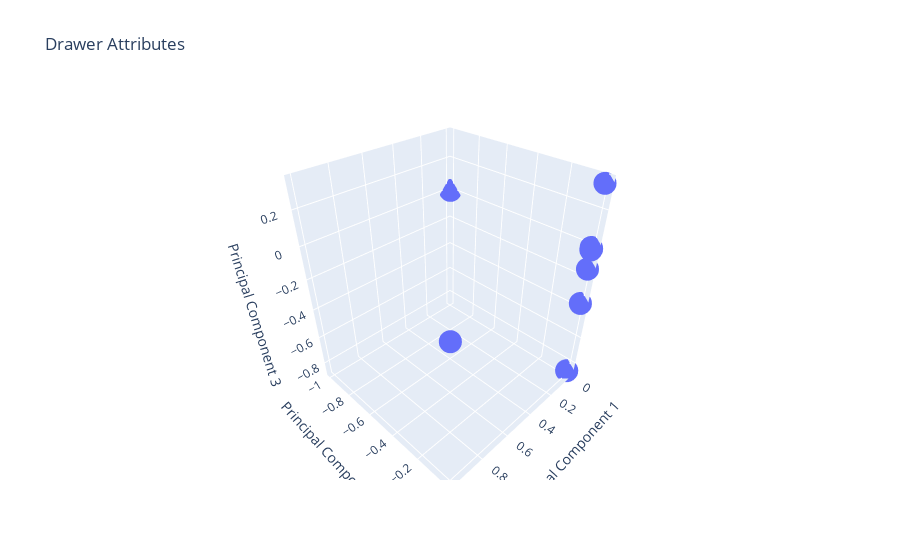

The notebook cell saved with this chart:
### Markdown cell above
#### PCA on Drawer features

### Code cell
Drawer_PCA_Reducer = PCA()
Drawer_PCA_Reducer.fit(drawer_data)
drawer_feature_names = drawer_df.columns.values

# Features projected on PC1
plt.scatter(Drawer_PCA_Reducer.P[:, 0], np.zeros(Drawer_PCA_Reducer.P.shape[0]), color='blue')
for i, name in enumerate(drawer_feature_names):
    plt.annotate(name, (Drawer_PCA_Reducer.P[i, 0], 0))

plt.gca().axes.get_yaxis().set_visible(False)
plt.xlabel('Principal Component 1')
plt.title('Drawer Attributes')
plt.show()

# Features projected on PC2
Drawer_PCA_Reducer.set_num_principal_components(2)
Drawer_PCA_Reducer.transform()
plt.scatter(Drawer_PCA_Reducer.P[:, 0], Drawer_PCA_Reducer.P[:, 1], color='green')
for i, name in enumerate(drawer_feature_names):
    plt.annotate(name, (Drawer_PCA_Reducer.P[i, 0], Drawer_PCA_Reducer.P[i, 1]))

plt.xlabel('Principal Component 1')
plt.ylabel('Principal Component 2')
plt.title('Drawer Attributes')
plt.show()

# Features projected on PC3
Drawer_PCA_Reducer.set_num_principal_components(3)
Drawer_PCA_Reducer.transform()

ax = plt.figure().add_subplot(projection='3d')
ax.scatter(Drawer_PCA_Reducer.P[:, 0], Drawer_PCA_Reducer.P[:, 1], Drawer_PCA_Reducer.P[:, 2], color='red')
ax.set_xlabel('Principal Component 1')
ax.set_ylabel('Principal Component 2')
ax.set_zlabel('Principal Component 3')
plt.title('Drawer Attributes')
plt.show()

projected_drawer_dataframe = pd.DataFrame(Drawer_PCA_Reducer.P[:, :3], columns=['Principal Component 1', 'Principal Component 2', 'Principal Component 3'])
fig = px.scatter_3d(projected_drawer_dataframe, x='Principal Component 1', y='Principal Component 2', z='Principal Component 3', title='Drawer Attributes')
fig.show()

### Figure 1 — Plotly figure (JSON) as saved in the notebook; plotly's stock layout.template omitted (floating-point values rounded to 4 significant figures)
{"data": [{"hovertemplate": "Principal Component 1=%{x}<br>Principal Component 2=%{y}<br>Principal Component 3=%{z}<extra></extra>", "legendgroup": "", "marker": {"color": "#636efa", "symbol": "circle"}, "mode": "markers", "name": "", "scene": "scene", "showlegend": false, "type": "scatter3d", "x": [8.5e-05, 1, 0.006214, 0.005028, -0.0001968, -0.0005574, 2.331e-05, -0.0001943, -0.0001065], "y": [-1, 8.744e-05, -0.0003862, -3.457e-06, 6.616e-06, 1.013e-06, 1.192e-06, 7.153e-07, -1.132e-06], "z": [-1.311e-06, -0.000119, -0.0006866, -0.01516, -0.0101, -0.1317, -0.3528, -0.8638, 0.334]}], "layout": {"legend": {"tracegroupgap": 0}, "scene": {"domain": {"x": [0, 1], "y": [0, 1]}, "xaxis": {"title": {"text": "Principal Component 1"}}, "yaxis": {"title": {"text": "Principal Component 2"}}, "zaxis": {"title": {"text": "Principal Component 3"}}}, "title": {"text": "Drawer Attributes"}}}
